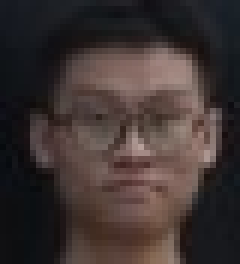
#> input picture photo/head1.jpg, 40 x 44 px, found by its file name (shown 6 times larger)
$ python '模板匹配.py'
#> lines starting #> are read from the running program, lines starting #| are printed output that depends on the picture; after the words box and inside, x2 and y2 are one past the last pixel; in counts of white or black regions, pixels touching at a corner belong together
#> further down, img1 is the input picture: shape (44, 40, 3); mean B, G, R 50.4, 52, 62.7
import cv2


# 模板查找函数
def template():
    # 读入模板图片
    tpl = cv2.imread('head.jpg')
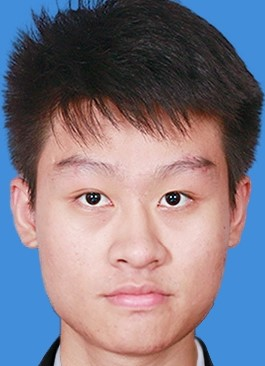
#> input picture photo/head.jpg, 265 x 366 px, found by its file name
#> tpl is the input picture: shape (366, 265, 3); mean B, G, R 132.5, 120.3, 127.7
    tpl = cv2.resize(tpl, (40, 44))    # 宽高
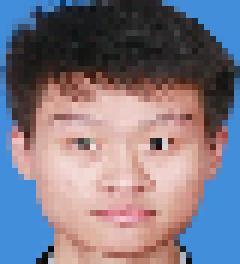
#> tpl: shape (44, 40, 3) (shown 6 times larger); mean B, G, R 132.3, 120, 127.5
    print(tpl.shape)
#| (44, 40, 3)
    # [5 lines of commented-out code are left out]
    target = cv2.imread('heying.jpg')
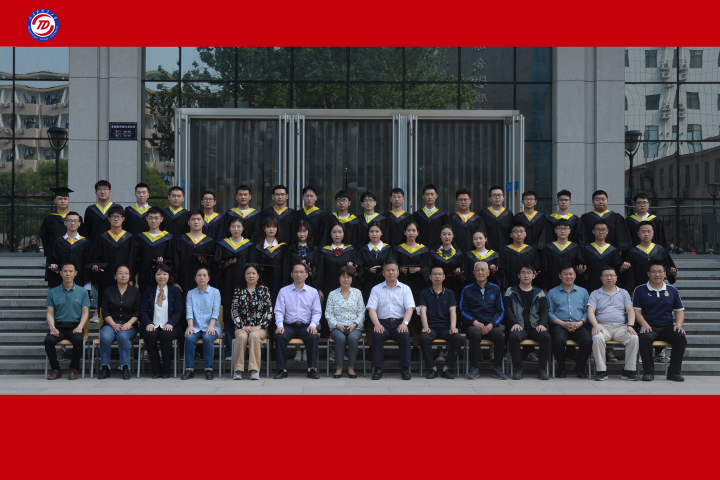
#> input picture photo/heying.jpg, 1440 x 960 px, found by its file name (shown at 1/2 size)
#> target is the input picture: shape (960, 1440, 3); mean B, G, R 59.2, 53.8, 103.9
    # 匹配方式
    methods = [cv2.TM_SQDIFF_NORMED, cv2.TM_CCORR_NORMED,
               cv2.TM_CCOEFF_NORMED]
    # methods = [cv2.TM_SQDIFF, cv2.TM_SQDIFF_NORMED, cv2.TM_CCORR, cv2.TM_CCORR_NORMED, cv2.TM_CCOEFF, cv2.TM_CCOEFF_NORMED]
               #  相关匹配法：该方法采用乘法操作；数值越大表明匹配程度越好
               # 归一化相关系数匹配法
               # 归一化平方差匹配法
    # 获取模板高度，宽度
    h, w = tpl.shape[:2]
#> h = 44; w = 40
    for i in methods:
        print(i)
        res = cv2.matchTemplate(target, tpl, i)
        min_val, max_val, min_loc, max_loc = cv2.minMaxLoc(res)    # 获取最大最小值及其索引位置
        if i == cv2.TM_SQDIFF_NORMED or i == cv2.TM_SQDIFF:        # 当使用匹配方法为cv2.TM_SQDIFF 与cv2.TM_SQDIFF_NORMED时，最小值对应匹配位置
            tl = min_loc                   # tl为匹配位置，即左上角位置。tl[0],tl[1]分别为行、列。
            print(tl)
        else:
            tl = max_loc
        # 在匹配位置绘制矩形
        tr = (tl[0]+w, tl[1]+h)      # tr 为匹配位置右下角的点
        cv2.rectangle(target, tl, tr, (0, 0, 255), 2)
        cv2.imshow('methods-'+str(i), target)
#> this loop made 3 passes
#> (min_val, max_val, min_loc, tl, tr) on passes 2 to 3: (0.37, 0.931, (306, 645), (968, 743), (1008, 787)), (-0.69, 0.681, (1211, 410), (379, 739), (419, 783))
#> (min_val, max_val, max_loc, tl, tr) on pass 1: (0.144, 1, (566, 52), (671, 742), (711, 786))
#| (671, 742)
#> pass 1, in template, `res = cv2.matchTemplate(target, tpl, i)`:
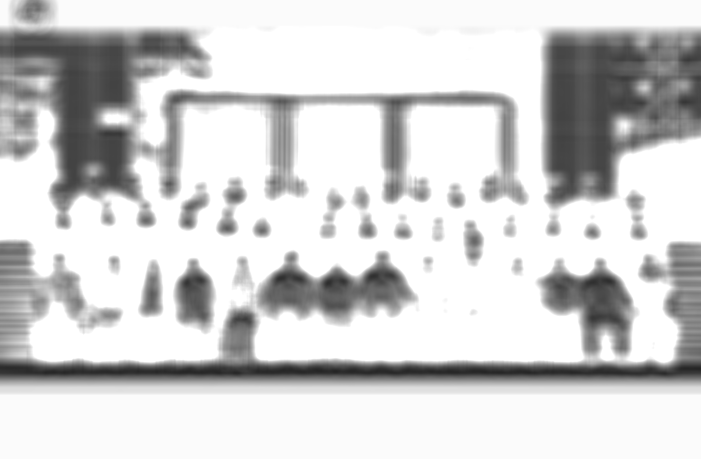
#> res: shape (917, 1401) float32 (shown at 1/2 size); min 0.144, max 1, mean 0.818
#> pass 2, in template, `res = cv2.matchTemplate(target, tpl, i)`:
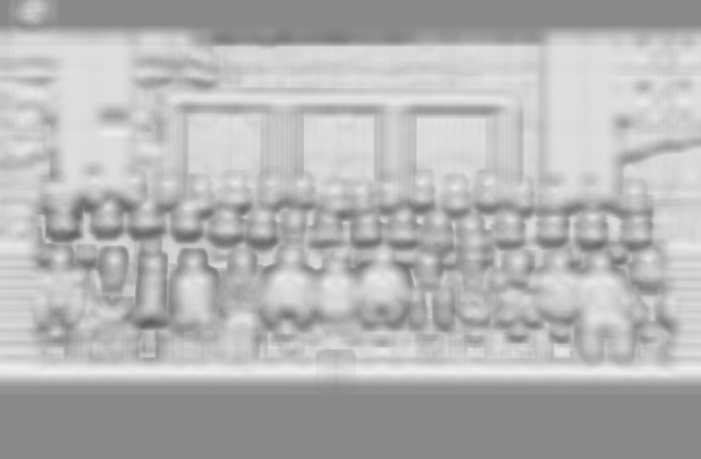
#> res: shape (917, 1401) float32 (shown at 1/2 size); min 0.37, max 0.931, mean 0.711
#> after the loop:
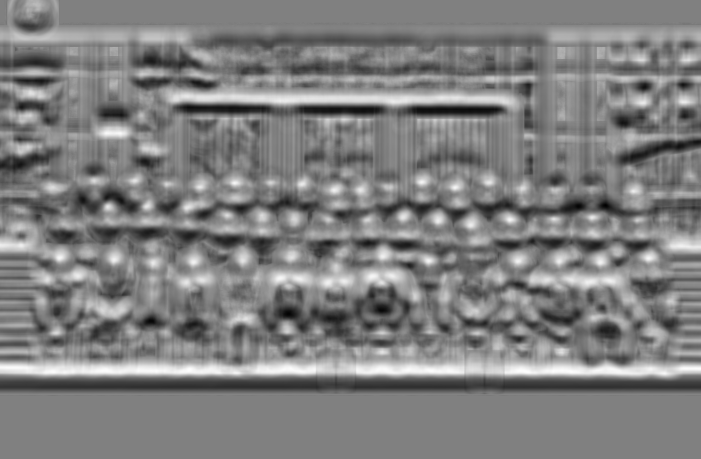
#> res: shape (917, 1401) float32 (shown at 1/2 size); min -0.69, max 0.681, mean -0.00677; drawn with min black and max white
#> after the loop:
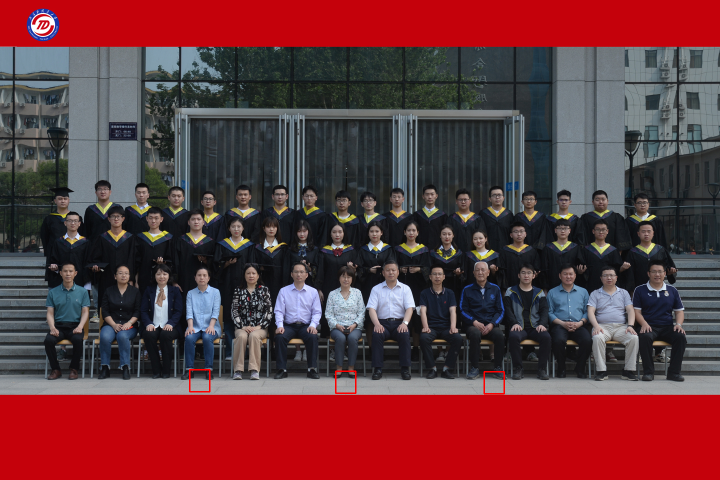
#> target: shape (960, 1440, 3) (shown at 1/2 size); 0.11% of pixels changed, all inside (x1, y1, x2, y2) = (378, 738, 1010, 789)

# def template():
#     # 读入模板图片
#     tpl = cv2.imread('head.jpg')
#     tpl = cv2.resize(tpl, (40, 44))
#     cv2.imshow('head', tpl)
#     print(tpl.shape)
#     # img = cv2.imread('me.jpg')
#     # tpl = img[220:270, 130:180]
#     # cv2.imshow('me_temp', tpl)
#     # 读入待检测目标图片
#     target = cv2.imread('heying.jpg')
#     # 匹配方式
#     methods = [cv2.TM_SQDIFF_NORMED, cv2.TM_CCORR_NORMED,
#                cv2.TM_CCOEFF_NORMED]
#     # methods = [cv2.TM_SQDIFF, cv2.TM_SQDIFF_NORMED, cv2.TM_CCORR, cv2.TM_CCORR_NORMED, cv2.TM_CCOEFF, cv2.TM_CCOEFF_NORMED]
#                #  相关匹配法：该方法采用乘法操作；数值越大表明匹配程度越好
#                # 归一化相关系数匹配法
#                # 归一化平方差匹配法
#     # 获取模板高度，宽度
#     h, w = tpl.shape[:2]
#     # for i in methods:
#     #     print(i)
#     #     res = cv2.matchTemplate(target, tpl, i)
#     #     min_val, max_val, min_loc, max_loc = cv2.minMaxLoc(res)    # 获取最大最小值及其索引位置
#     #     if i == cv2.TM_SQDIFF_NORMED or i == cv2.TM_SQDIFF:        # 当使用匹配方法为cv2.TM_SQDIFF 与cv2.TM_SQDIFF_NORMED时，最小值对应匹配位置
#     #         tl = min_loc                   # tl为匹配位置，即左上角位置。tl[0],tl[1]分别为行、列。
#     #         print(tl)
#     #     else:
#     #         tl = max_loc
#     #     # 在匹配位置绘制矩形
#     #     tr = (tl[0]+w, tl[1]+h)      # tr 为匹配位置右下角的点
#     #     cv2.rectangle(target, tl, tr, (0, 0, 255), 2)
#     #     cv2.imshow('methods-'+str(i), target)
#     res = cv2.matchTemplate(target, tpl, cv2.TM_CCORR_NORMED)
#     min_val, max_val, min_loc, max_loc = cv2.minMaxLoc(res)
#     tl = max_loc
#     tr = (tl[0]+w, tl[1]+h)
#     cv2.rectangle(target, tl, tr, (0, 0, 255), 2)
#     cv2.imshow('methods-3', target)


if __name__ == '__main__':
    img1 = cv2.imread('head1.jpg')
    # print(img1.shape)
    template()
    cv2.waitKey(0)
    cv2.destroyAllWindows()
